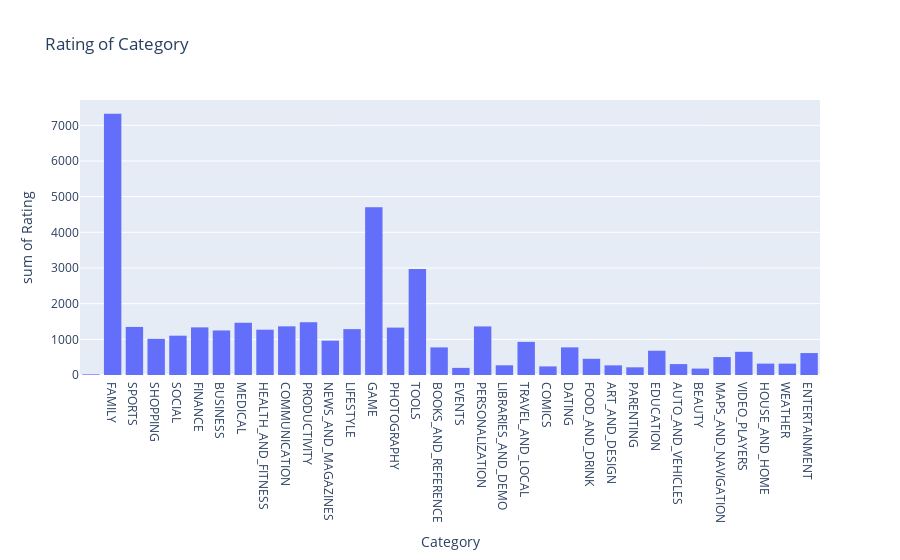
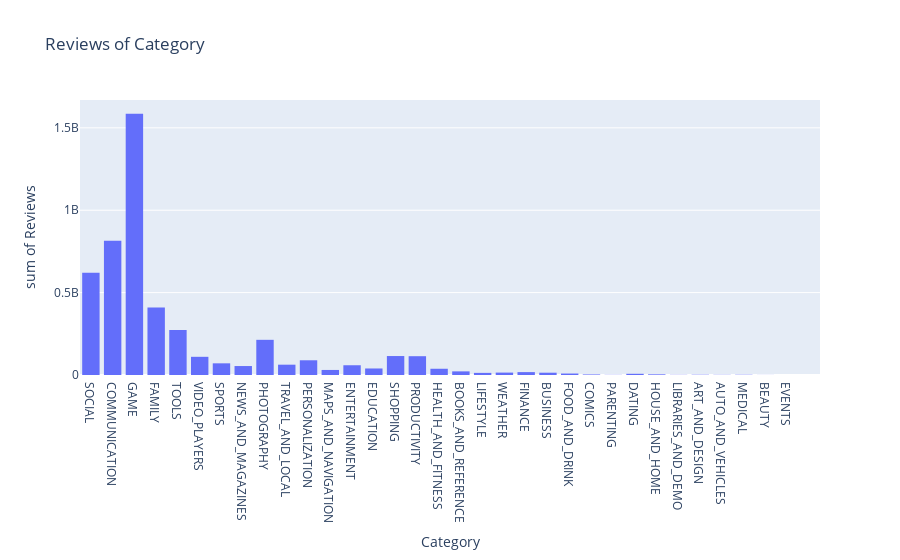
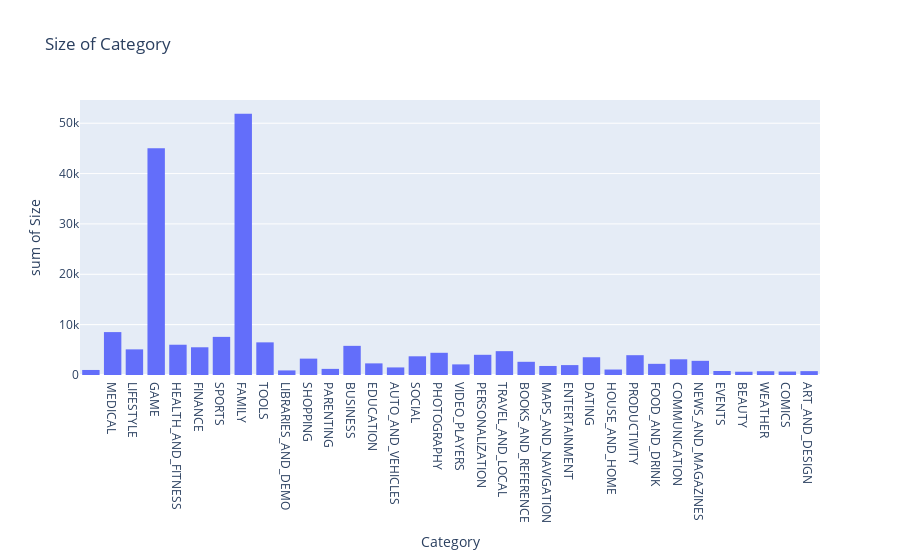

Notebook code cell kept with these figures, in order:
### Code cell
def print_histograms(dataset):
    dataset['Rating'] = pd.to_numeric(dataset['Rating'], errors='coerce')
    fig1 = px.histogram(dataset.sort_values(by="Rating", ascending=False), title="Rating of Category", x='Category', y='Rating', barmode='group')
    fig2 = px.histogram(dataset.sort_values(by="Reviews", ascending=False), title="Reviews of Category", x='Category', y='Reviews', barmode='group')
    fig3 = px.histogram(dataset.sort_values(by="Size", ascending=False), title="Size of Category", x='Category', y='Size', barmode='group')

    
    
    fig1.show()
    fig2.show()
    fig3.show()

print_histograms(clean_data)

### Figure 1 — Plotly figure (JSON) as saved in the notebook; plotly's stock layout.template omitted (floating-point values rounded to 4 significant figures; data arrays with more than 128 entries replaced by an {"elided": "..."} marker saying what was removed)
{"data": [{"alignmentgroup": "True", "bingroup": "x", "histfunc": "sum", "hovertemplate": "Category=%{x}<br>sum of Rating=%{y}<extra></extra>", "legendgroup": "", "marker": {"color": "#636efa", "pattern": {"shape": ""}}, "name": "", "offsetgroup": "", "orientation": "v", "showlegend": false, "type": "histogram", "x": {"elided": "10841 str values"}, "xaxis": "x", "y": {"elided": "10841 float values"}, "yaxis": "y"}], "layout": {"barmode": "group", "legend": {"tracegroupgap": 0}, "title": {"text": "Rating of Category"}, "xaxis": {"anchor": "y", "domain": [0, 1], "title": {"text": "Category"}}, "yaxis": {"anchor": "x", "domain": [0, 1], "title": {"text": "sum of Rating"}}}}

### Figure 2 — Plotly figure (JSON) as saved in the notebook; plotly's stock layout.template omitted (floating-point values rounded to 4 significant figures; data arrays with more than 128 entries replaced by an {"elided": "..."} marker saying what was removed)
{"data": [{"alignmentgroup": "True", "bingroup": "x", "histfunc": "sum", "hovertemplate": "Category=%{x}<br>sum of Reviews=%{y}<extra></extra>", "legendgroup": "", "marker": {"color": "#636efa", "pattern": {"shape": ""}}, "name": "", "offsetgroup": "", "orientation": "v", "showlegend": false, "type": "histogram", "x": {"elided": "10841 str values"}, "xaxis": "x", "y": {"elided": "10841 int values"}, "yaxis": "y"}], "layout": {"barmode": "group", "legend": {"tracegroupgap": 0}, "title": {"text": "Reviews of Category"}, "xaxis": {"anchor": "y", "domain": [0, 1], "title": {"text": "Category"}}, "yaxis": {"anchor": "x", "domain": [0, 1], "title": {"text": "sum of Reviews"}}}}

### Figure 3 — Plotly figure (JSON) as saved in the notebook; plotly's stock layout.template omitted (floating-point values rounded to 4 significant figures; data arrays with more than 128 entries replaced by an {"elided": "..."} marker saying what was removed)
{"data": [{"alignmentgroup": "True", "bingroup": "x", "histfunc": "sum", "hovertemplate": "Category=%{x}<br>sum of Size=%{y}<extra></extra>", "legendgroup": "", "marker": {"color": "#636efa", "pattern": {"shape": ""}}, "name": "", "offsetgroup": "", "orientation": "v", "showlegend": false, "type": "histogram", "x": {"elided": "10841 str values"}, "xaxis": "x", "y": {"elided": "10841 float values"}, "yaxis": "y"}], "layout": {"barmode": "group", "legend": {"tracegroupgap": 0}, "title": {"text": "Size of Category"}, "xaxis": {"anchor": "y", "domain": [0, 1], "title": {"text": "Category"}}, "yaxis": {"anchor": "x", "domain": [0, 1], "title": {"text": "sum of Size"}}}}
